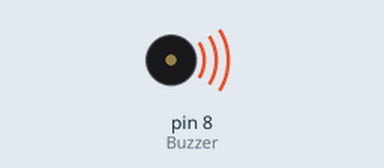
This sketch was run on a simulated Arduino Uno, built with avr-gcc and run on an emulated ATmega328P. On the bench: buzzer (waves = sounding).

Above: at 0.03 s.
At 2.58 s:
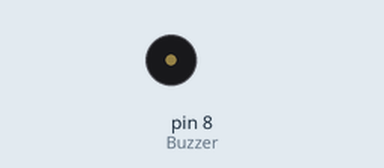
Timing chart, 0 to 3.0 s (numbered marks = the images above):
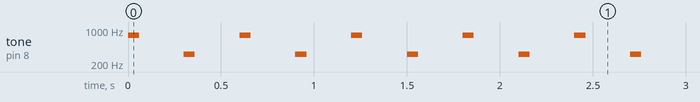

The sketch:

week06_4_arduino_slow_jogging.ino
```cpp
// week06_4_arduino_slow_jogging
void setup() {
  // put your setup code here, to run once:
  pinMode(8, OUTPUT); //8 Buzzer
}

void loop() {
  // put your main code here, to run repeatedly:
  tone(8, 780, 60); //自己決定音頻(Hz)  pin 8, 780 Hz, 60 ms
  delay(300);  //等 0.333 秒 換下個音
  tone(8, 320, 60); // pin 8, 780 Hz, 60 ms
  delay(300);  //等 0.333 秒 換下個音
} //每秒叫3聲，60秒叫180聲，180 BPM(Beat Per Minute)
```

Measured:
- by itself, tone on pin 8 (Buzzer): repeats every 0.60 s: silent 0.24 s, 320 Hz 0.06 s, silent 0.24 s, 780 Hz 0.06 s
